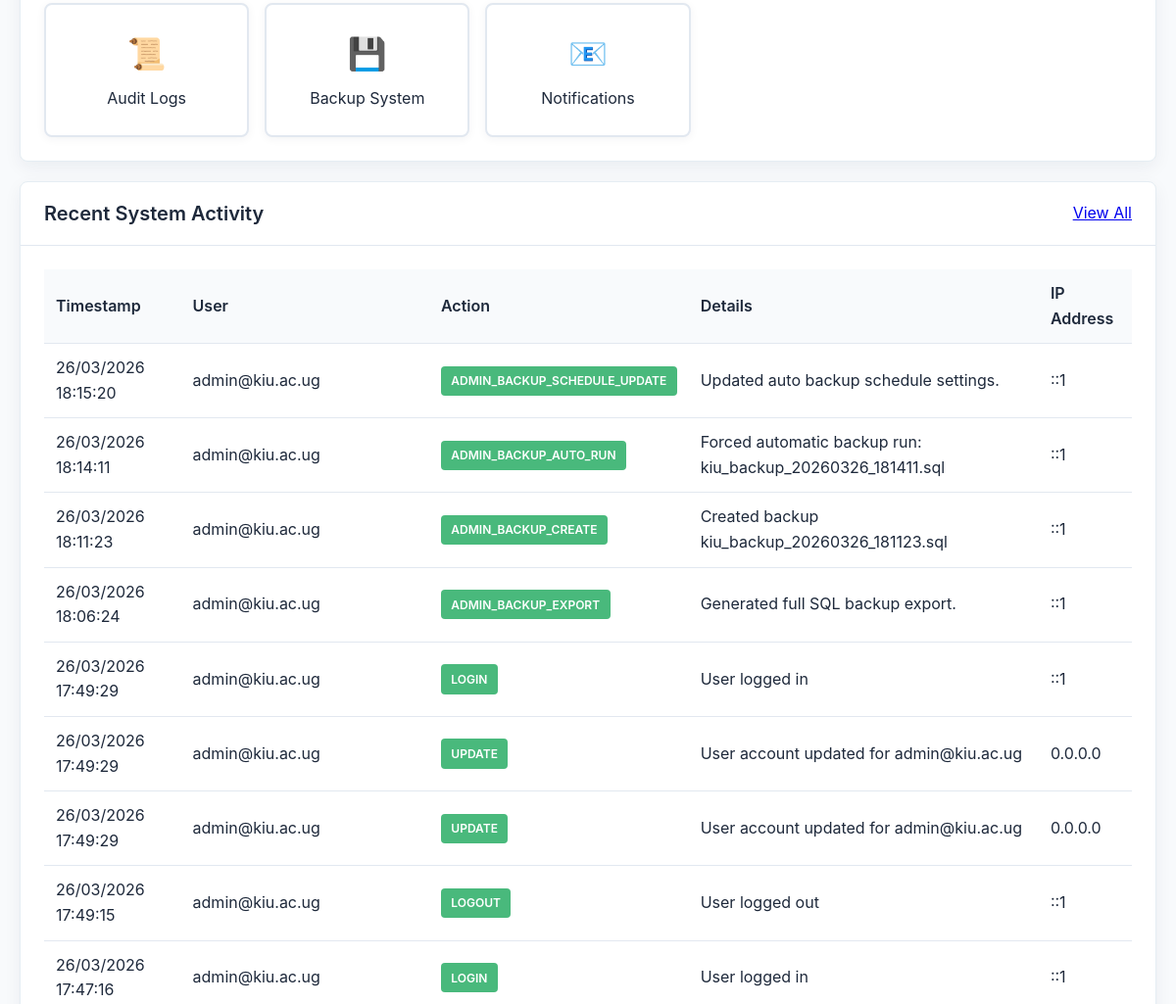
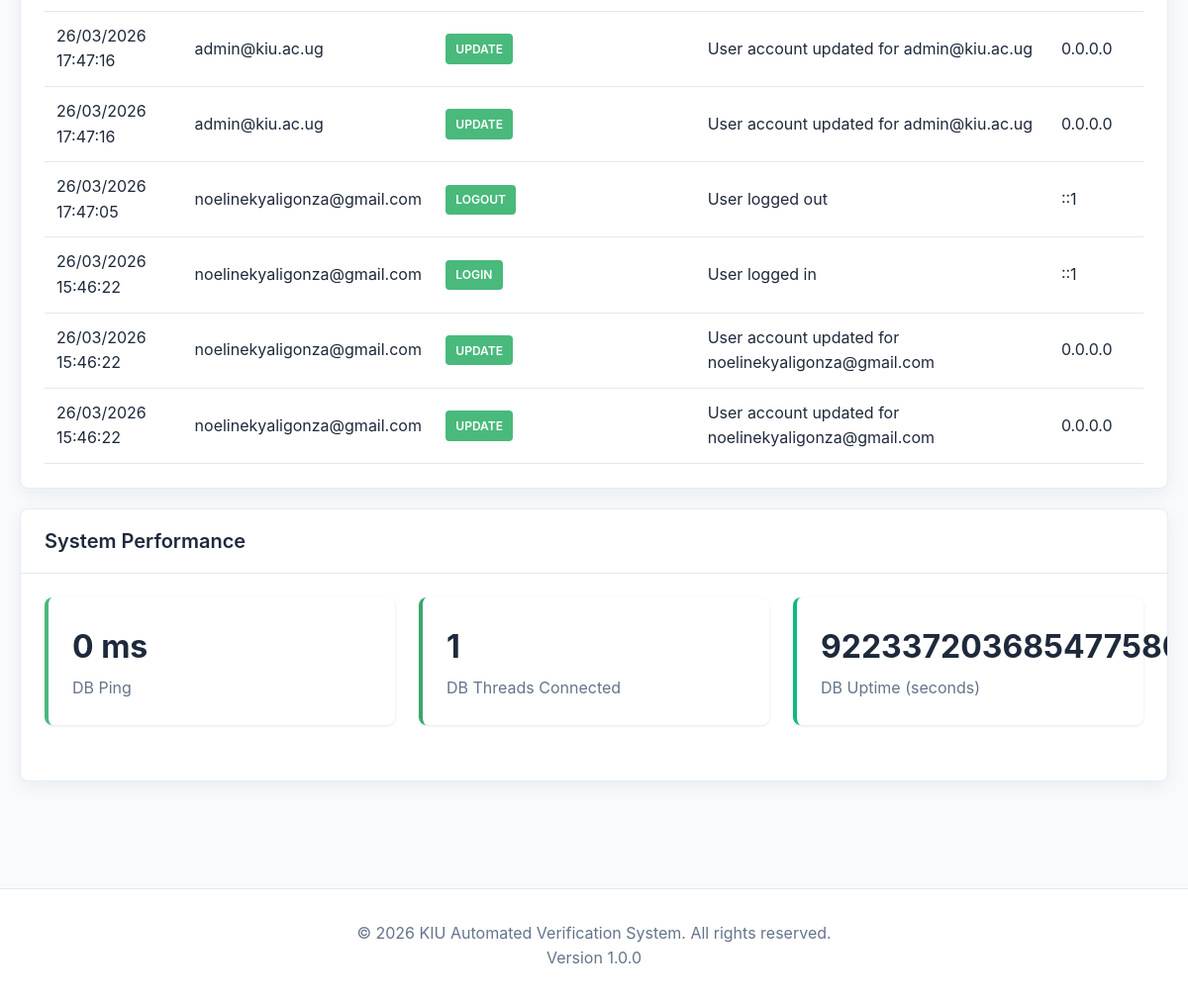
The page /modules/admin/dashboard.php (signed in, lower part) on the database as committed earlier (2 pictures, top to bottom).
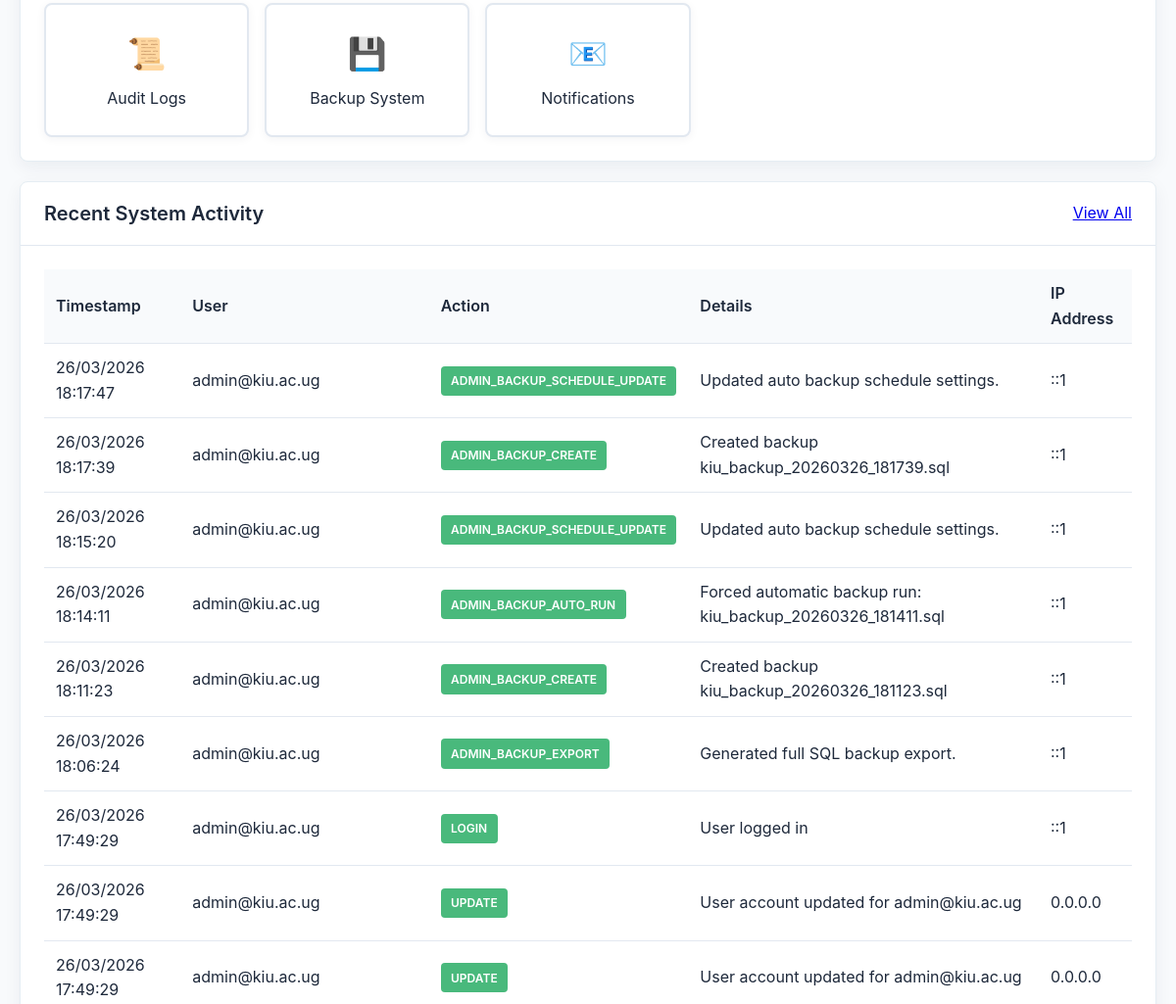
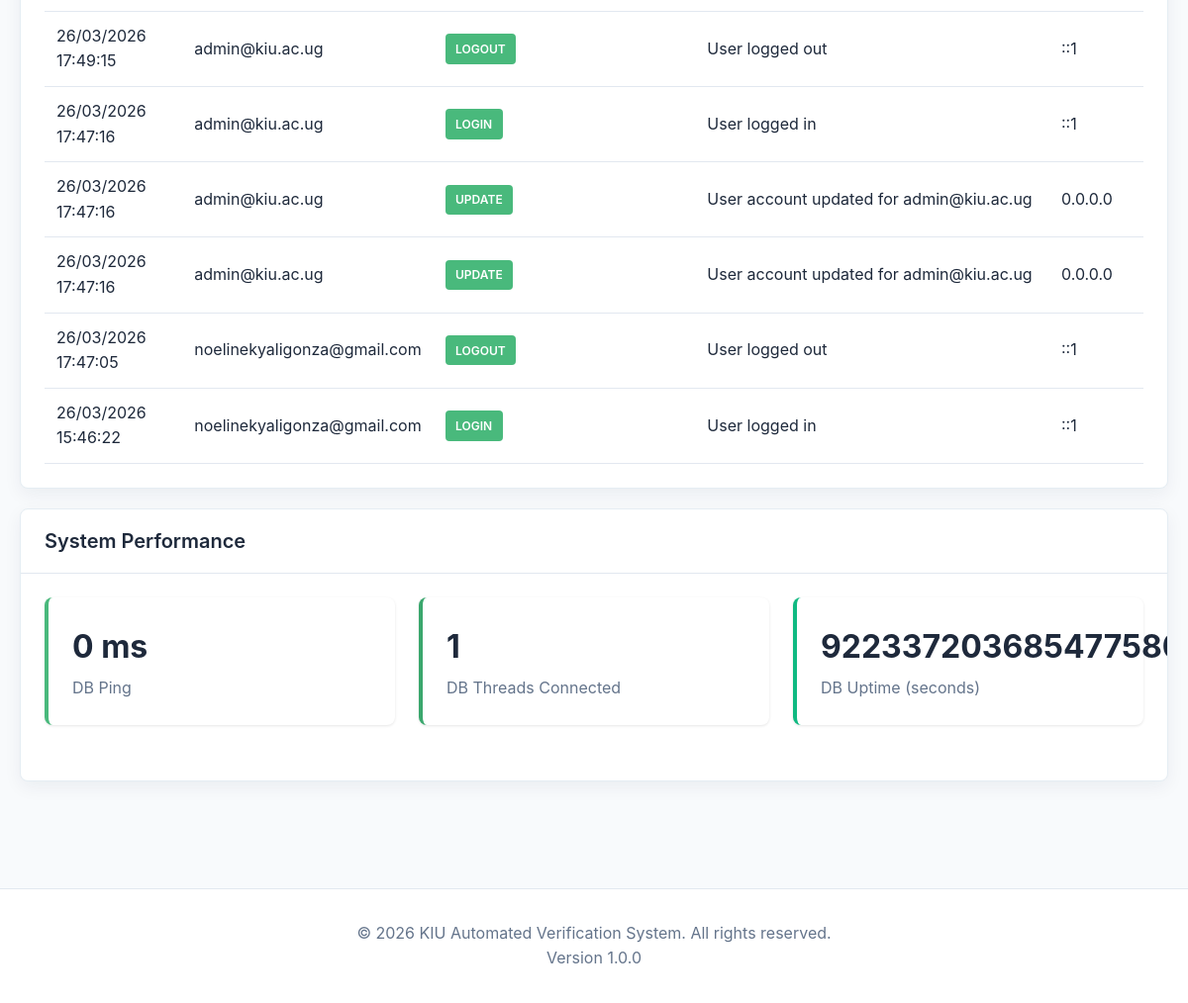
The same page on the database as committed later (2 pictures, top to bottom).
### tables this page shows
CREATE TABLE `audit_logs` (
  `log_id` bigint(20) unsigned NOT NULL AUTO_INCREMENT,
  `user_id` bigint(20) unsigned DEFAULT NULL COMMENT 'NULL for system-generated actions',
  `action` varchar(100) NOT NULL COMMENT 'e.g., CREATE, UPDATE, DELETE, LOGIN, LOGOUT',
  `table_name` varchar(100) DEFAULT NULL COMMENT 'Affected table',
  `record_id` bigint(20) unsigned DEFAULT NULL COMMENT 'Affected record ID',
  `old_value` longtext DEFAULT NULL COMMENT 'Previous state of record' CHECK (json_valid(`old_value`)),
  `new_value` longtext DEFAULT NULL COMMENT 'New state of record' CHECK (json_valid(`new_value`)),
  `changes_summary` text DEFAULT NULL COMMENT 'Human-readable summary of changes',
  `ip_address` varchar(45) NOT NULL COMMENT 'IPv4 or IPv6 address',
  `user_agent` text DEFAULT NULL COMMENT 'Browser/client user agent',
  `request_url` varchar(500) DEFAULT NULL COMMENT 'Request URL if applicable',
  `request_method` varchar(10) DEFAULT NULL COMMENT 'HTTP method (GET, POST, etc.)',
  `session_id` varchar(255) DEFAULT NULL COMMENT 'Session identifier',
  `severity` enum('info','warning','error','critical') DEFAULT 'info',
  `timestamp` timestamp(6) NOT NULL DEFAULT current_timestamp(6) COMMENT 'Microsecond precision',
  `created_at` timestamp NOT NULL DEFAULT current_timestamp(),
  PRIMARY KEY (`log_id`),
  KEY `idx_user_actions` (`user_id`,`timestamp`),
  KEY `idx_table_record` (`table_name`,`record_id`,`timestamp`),
  KEY `idx_action_timestamp` (`action`,`timestamp`),
  KEY `idx_severity` (`severity`,`timestamp`),
  CONSTRAINT `fk_audit_user` FOREIGN KEY (`user_id`) REFERENCES `users` (`user_id`) ON DELETE SET NULL ON UPDATE CASCADE
);

CREATE TABLE `users` (
  `user_id` bigint(20) unsigned NOT NULL AUTO_INCREMENT,
  `admission_number` varchar(50) NOT NULL COMMENT 'University admission number',
  `email` varchar(255) NOT NULL COMMENT 'User email address',
  `password_hash` varchar(255) NOT NULL COMMENT 'Bcrypt hashed password',
  `role` enum('student','finance_officer','registrar','admin') NOT NULL DEFAULT 'student',
  `mfa_enabled` tinyint(1) DEFAULT 0 COMMENT 'Multi-factor authentication status',
  `mfa_secret` varchar(255) DEFAULT NULL COMMENT 'TOTP secret for MFA',
  `email_verified_at` timestamp NULL DEFAULT NULL COMMENT 'Email verification timestamp',
  `last_login_at` timestamp NULL DEFAULT NULL COMMENT 'Last successful login',
  `login_attempts` tinyint(3) unsigned DEFAULT 0 COMMENT 'Failed login attempt counter',
  `locked_until` timestamp NULL DEFAULT NULL COMMENT 'Account lockout expiry time',
  `is_active` tinyint(1) DEFAULT 1 COMMENT 'Account active status',
  `created_at` timestamp NOT NULL DEFAULT current_timestamp(),
  `updated_at` timestamp NOT NULL DEFAULT current_timestamp() ON UPDATE current_timestamp(),
  PRIMARY KEY (`user_id`),
  UNIQUE KEY `admission_number` (`admission_number`),
  UNIQUE KEY `email` (`email`),
  KEY `idx_email` (`email`),
  KEY `idx_admission_number` (`admission_number`),
  KEY `idx_role` (`role`),
  KEY `idx_created_at` (`created_at`)
);

### includes/functions.php (called while the page is built, shortened)
<?php
function format_date($date, $format = DISPLAY_DATE_FORMAT) {
    return date($format, strtotime($date));
}

### modules/admin/dashboard.php (the view, shortened to what this page needs)
<?php
require_once '../../config/init.php';
$performance = [
    'db_time_ms' => null,
    'db_threads_connected' => null,
    'db_uptime_seconds' => null
];
try {
    $start = microtime(true);
    $db->query('SELECT 1')->fetchColumn();
    $performance['db_time_ms'] = round((microtime(true) - $start) * 1000, 2);
    $statusRows = $db->query("SHOW GLOBAL STATUS WHERE Variable_name IN ('Threads_connected','Uptime')")->fetchAll();
    foreach ($statusRows as $row) {
        if (($row['Variable_name'] ?? '') === 'Threads_connected') {
            $performance['db_threads_connected'] = (int)$row['Value'];
        }
        if (($row['Variable_name'] ?? '') === 'Uptime') {
            $performance['db_uptime_seconds'] = (int)$row['Value'];
        }
    }
} catch (Exception $e) {
}
$recent_activity = $db->query("
    SELECT al.*, u.email, u.admission_number
    FROM audit_logs al
    LEFT JOIN users u ON al.user_id = u.user_id
    ORDER BY al.timestamp DESC
    LIMIT 15
")->fetchAll();
include '../../includes/header.php';
?>
<div class="dashboard">
    <div class="card">
        <div class="card-body">
            <div class="quick-actions">
                <a href="audit_logs.php" class="action-btn">
                    <span class="action-icon">📜</span>
                    <span>Audit Logs</span>
                </a>
                <a href="backup.php" class="action-btn">
                    <span class="action-icon">💾</span>
                    <span>Backup System</span>
                </a>
                <a href="notifications.php" class="action-btn">
                    <span class="action-icon">📧</span>
                    <span>Notifications</span>
                </a>
            </div>
        </div>
    </div>
    <div class="card">
        <div class="card-header">
            <h3>Recent System Activity</h3>
            <a href="audit_logs.php">View All</a>
        </div>
        <div class="card-body">
            <div class="table-responsive">
                <table class="table table-sm">
                    <thead>
                        <tr>
                            <th>Timestamp</th>
                            <th>User</th>
                            <th>Action</th>
                            <th>Details</th>
                            <th>IP Address</th>
                        </tr>
                    </thead>
                    <tbody>
                        <?php foreach ($recent_activity as $activity): ?>
                            <tr>
                                <td><?php echo format_date($activity['timestamp'], DISPLAY_DATETIME_FORMAT); ?></td>
                                <td><?php echo htmlspecialchars($activity['email'] ?? 'System'); ?></td>
                                <td><span class="badge badge-info"><?php echo htmlspecialchars($activity['action']); ?></span></td>
                                <td><?php echo htmlspecialchars($activity['changes_summary'] ?? '-'); ?></td>
                                <td><?php echo htmlspecialchars($activity['ip_address']); ?></td>
                            </tr>
                        <?php endforeach; ?>
                    </tbody>
                </table>
            </div>
        </div>
    </div>
    <div class="card">
        <div class="card-header">
            <h3>System Performance</h3>
        </div>
        <div class="card-body">
            <div class="stats-grid">
                <div class="stat-card stat-info">
                    <div class="stat-content">
                        <h3><?php echo $performance['db_time_ms'] !== null ? htmlspecialchars((string)$performance['db_time_ms']) . ' ms' : 'N/A'; ?></h3>
                        <p>DB Ping</p>
                    </div>
                </div>
                <div class="stat-card stat-primary">
                    <div class="stat-content">
                        <h3><?php echo $performance['db_threads_connected'] !== null ? (int)$performance['db_threads_connected'] : 'N/A'; ?></h3>
                        <p>DB Threads Connected</p>
                    </div>
                </div>
                <div class="stat-card stat-success">
                    <div class="stat-content">
                        <h3><?php echo $performance['db_uptime_seconds'] !== null ? (int)$performance['db_uptime_seconds'] : 'N/A'; ?></h3>
                        <p>DB Uptime (seconds)</p>
                    </div>
                </div>
            </div>
        </div>
    </div>
</div>
<?php include '../../includes/footer.php'; ?>

### includes/header.php (shortened to what this page needs)
<!DOCTYPE html>
<html lang="en">
<head>
    <link rel="stylesheet" href="<?php echo BASE_URL; ?>assets/css/style.css?v=<?php echo filemtime(__DIR__ . '/../assets/css/style.css'); ?>">
    <link rel="stylesheet" href="https://cdnjs.cloudflare.com/ajax/libs/font-awesome/6.0.0/css/all.min.css">
</head>
<?php
    $bodyClasses = [];
    if (is_logged_in()) {
        $bodyClasses[] = 'role-' . ($_SESSION['role'] ?? 'guest');
    } else {
        $bodyClasses[] = 'role-guest';
    }
    $requestPath = $_SERVER['REQUEST_URI'] ?? '';
    if (strpos($requestPath, '/modules/student/') !== false) {
        $bodyClasses[] = 'module-student';
    } elseif (strpos($requestPath, '/modules/finance/') !== false) {
        $bodyClasses[] = 'module-finance';
    } elseif (strpos($requestPath, '/modules/admissions/') !== false) {
        $bodyClasses[] = 'module-admissions';
    } elseif (strpos($requestPath, '/modules/admin/') !== false) {
        $bodyClasses[] = 'module-admin';
    }
?>
<body class="<?php echo htmlspecialchars(implode(' ', $bodyClasses)); ?>">
    <main class="main-content">

### includes/footer.php (shortened to what this page needs)
    </main>
    <footer class="footer">
        <div class="footer-container">
            <p>&copy; <?php echo date('Y'); ?> <?php echo APP_NAME; ?>. All rights reserved.</p>
            <p>Version <?php echo APP_VERSION; ?></p>
        </div>
    </footer>
</body>
</html>

### assets/css/style.css (style rules this page uses)
:root { --primary-color: #3aa76d; --secondary-color: #64748b; --success-color: #10b981; --danger-color: #ef4444; --warning-color: #f59e0b; --info-color: #49b97c; --light-color: #f8fafc; --dark-color: #1e293b; --border-color: #e2e8f0; --shadow: 0 1px 3px 0 rgba(0, 0, 0, 0.1); --shadow-lg: 0 10px 15px -3px rgba(0, 0, 0, 0.1); }
* { margin: 0; padding: 0; box-sizing: border-box; }
body { font-family: -apple-system, BlinkMacSystemFont, 'Segoe UI', Roboto, 'Helvetica Neue', Arial, sans-serif; line-height: 1.6; color: var(--dark-color); background-color: var(--light-color); overflow-x: hidden; }
.main-content { min-height: calc(100vh - 120px); padding: 20px 0; position: relative; z-index: 1; }
.card { background: white; border-radius: 8px; border: 1px solid #e5edf3; box-shadow: 0 6px 18px rgba(15, 41, 66, 0.06); margin-bottom: 20px; overflow: hidden; }
.card-header { padding: 1rem 1.5rem; border-bottom: 1px solid var(--border-color); display: flex; justify-content: space-between; align-items: center; }
.card-header h3 { font-size: 1.25rem; font-weight: 600; }
.card-body { padding: 1.5rem; }
.dashboard { max-width: 1400px; margin: 0 auto; padding: 20px; }
.stats-grid { display: grid; grid-template-columns: repeat(auto-fit, minmax(250px, 1fr)); gap: 1.5rem; margin-bottom: 2rem; }
.stat-card { background: white; border-radius: 8px; padding: 1.5rem; box-shadow: var(--shadow); display: flex; align-items: center; gap: 1rem; }
.stat-content h3 { font-size: 2rem; font-weight: 700; margin-bottom: 0.25rem; }
.stat-content p { color: var(--secondary-color); }
.stat-card.stat-primary { border-left: 4px solid var(--primary-color); }
.stat-card.stat-success { border-left: 4px solid var(--success-color); }
.stat-card.stat-info { border-left: 4px solid var(--info-color); }
.badge { display: inline-block; padding: 0.35rem 0.65rem; font-size: 0.75rem; font-weight: 600; border-radius: 4px; }
.badge-info { background-color: var(--info-color); color: white; }
.table { width: 100%; border-collapse: collapse; }
.table th, .table td { padding: 0.75rem; text-align: left; border-bottom: 1px solid var(--border-color); }
.table thead th { font-weight: 600; background-color: var(--light-color); }
.table-responsive { overflow-x: auto; }
.quick-actions { display: grid; grid-template-columns: repeat(auto-fill, minmax(200px, 1fr)); gap: 1rem; }
.action-btn { display: flex; flex-direction: column; align-items: center; gap: 0.5rem; padding: 1.5rem; background: white; border: 2px solid var(--border-color); border-radius: 8px; text-decoration: none; color: var(--dark-color); transition: border-color 0.2s ease, box-shadow 0.2s ease, transform 0.2s ease; box-shadow: 0 2px 10px rgba(15, 41, 66, 0.05); }
.action-icon { font-size: 2rem; }
.footer { background-color: white; border-top: 1px solid var(--border-color); padding: 2rem 0; margin-top: 3rem; }
.footer-container { max-width: 1400px; margin: 0 auto; padding: 0 2rem; text-align: center; color: var(--secondary-color); }

Rows that differ between the two databases and show on the page:
no longer on this page (row unchanged): audit_logs: timestamp "26/03/2026 15:46:22", user.email "noelinekyaligonza@gmail.com", action "UPDATE", changes_summary "User account updated for noelinekyaligonza@gmail.com", ip_address "0.0.0.0"
no longer on this page (row unchanged): audit_logs: timestamp "26/03/2026 15:46:22", user.email "noelinekyaligonza@gmail.com", action "UPDATE", changes_summary "User account updated for noelinekyaligonza@gmail.com", ip_address "0.0.0.0"
added audit_logs: timestamp "26/03/2026 18:17:47", user.email "admin@kiu.ac.ug", action "ADMIN_BACKUP_SCHEDULE_UPDATE", changes_summary "Updated auto backup schedule settings.", ip_address "::1"
added audit_logs: timestamp "26/03/2026 18:17:39", user.email "admin@kiu.ac.ug", action "ADMIN_BACKUP_CREATE", changes_summary "Created backup kiu_backup_20260326_181739.sql", ip_address "::1"
